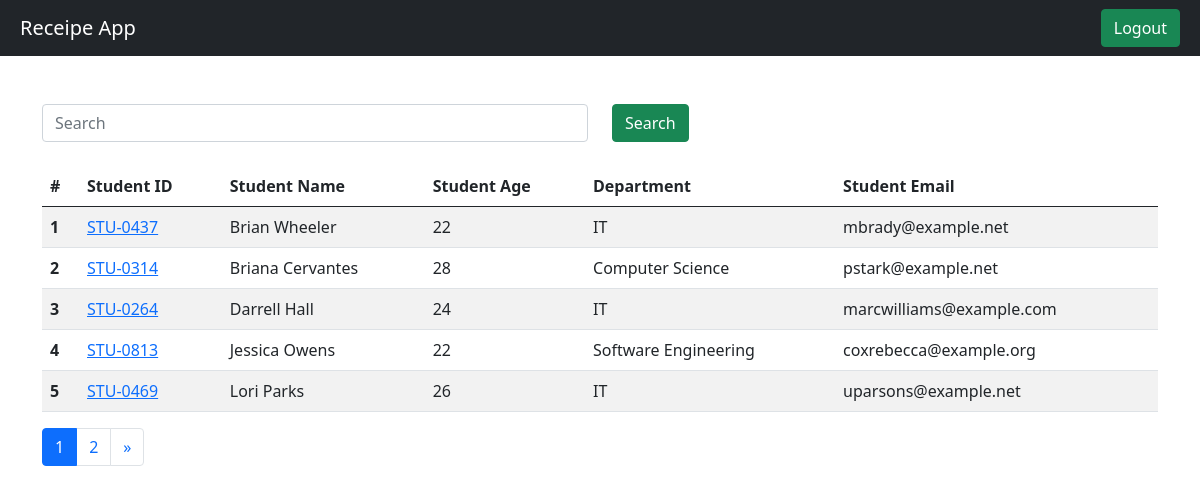
Page /students/ (signed in) on the committed database.
### vege/models.py (models this page shows, shortened)
class Student(models.Model):
    department = models.ForeignKey(Department, related_name="depart", on_delete=models.CASCADE)
    student_id = models.OneToOneField(StudentID, related_name="studentid", on_delete=models.CASCADE)
    student_name = models.CharField(max_length=100)
    student_email = models.EmailField(unique=True)
    student_age = models.IntegerField(default=18)
    student_address = models.TextField()
    class Meta:
        ordering = ['student_name'] # for ordering data in database
        verbose_name = "student" # for table name in database

class StudentID(models.Model):
    student_id = models.CharField(max_length=100)
    def __str__(self) -> str:
        return self.student_id

class Department(models.Model):
    department = models.CharField(max_length=100)
    class Meta:
        ordering = ['department']

### vege/views.py (the view, shortened to what this page needs)
# urls.py: path('students/', get_students, name='getStudent'),
@login_required(login_url = "/login/")
def get_students(request):
    students = Student.objects.all()
    search = ''
    paginator = Paginator(students, 5)
    page_number = request.GET.get("page")
    page_obj = paginator.get_page(page_number)
    return render(request, 'report/students.html', {'students' : page_obj, 'search': search})

### vege/templates/report/students.html (shortened to what this page needs)
{% extends "base.html" %}
{% block start %}
    <div class="container mt-5">
        <form class="mb-4">
            <div class="row">
                <div class="col-md-6">
                    <input type="text" class="form-control" name="search" placeholder="Search" value="{{ search }}">
                </div>
                <div class="col-md-6">
                    <button type="submit" class="btn btn-success">Search</button>
                </div>
            </div>
        </form>
        <table class="table table-striped">
            <thead>
                <tr>
                  <th scope="col">#</th>
                  <th scope="col">Student ID</th>
                  <th scope="col">Student Name</th>
                  <th scope="col">Student Age</th>
                  <th scope="col">Department</th>
                  <th scope="col">Student Email</th>
                </tr>
            </thead>
            <tbody>
                {% if students%}
                    {% for student in students%}
                        <tr>
                            <th scope="row">{{ forloop.counter }}</th>
                            <td>
                                <a href="{% url 'studentMarks' student.student_id %}">
                                    {{ student.student_id }}</td>
                            <td>{{ student.student_name }}</td>
                            <td>{{ student.student_age }}</td>
                            <td>{{ student.department.department }}</td>
                            <td>{{ student.student_email }}</td>
                        </tr>
                    {% endfor%}
                {% else %}
                    <tr>
                        <td colspan="6" class="text-center">No students found</td>
                    </tr>
                {% endif %}
            </tbody>
        </table>
        <nav aria-label="Page navigation example">
            <ul class="pagination">
                {% for page in students.paginator.page_range %}
                    <li class="page-item {% if students.number == page %}active{% endif %}">
                        <a class="page-link" href="?page={{ page }}">{{ page }}</a>
                    </li>
                {% endfor %}
                {% if students.has_next %}
                    <li class="page-item">
                        <a class="page-link" href="?page={{ students.next_page_number }}">
                            <span aria-hidden="true">&raquo;</span>
                        </a>
                    </li>
                {% endif %}
            </ul>
        </nav>
    </div>
{% endblock%}

### home/templates/base.html (shortened to what this page needs)
<!DOCTYPE html>
<html lang="en">
    <head>
        <link href="https://cdn.jsdelivr.net/npm/bootstrap@5.0.2/dist/css/bootstrap.min.css" rel="stylesheet">
    </head>
    <body>
        <nav class="navbar bg-body-tertiary p-2 bg-dark">
            <div class="container-fluid">
                <a class="navbar-brand text-white" href="/receipe/create/">Receipe App</a>
                {% if request.user.is_authenticated %}
                    <a href="/logout/" class="btn btn-success">Logout</a>
                {% else %}
                    <a href="/login/" class="btn btn-success">Login</a>
                {% endif %}
            </div>
        </nav>
        {% block start %}
        {% endblock%}
    </body>
</html>

### rows in the picture
Student: student_id "STU-0437", student_name "Brian Wheeler", student_age "22", department.department "IT", student_email "mbrady@example.net"
Student: student_id "STU-0314", student_name "Briana Cervantes", student_age "28", department.department "Computer Science", student_email "pstark@example.net"
Student: student_id "STU-0264", student_name "Darrell Hall", student_age "24", department.department "IT", student_email "marcwilliams@example.com"
Student: student_id "STU-0813", student_name "Jessica Owens", student_age "22", department.department "Software Engineering", student_email "coxrebecca@example.org"
Student: student_id "STU-0469", student_name "Lori Parks", student_age "26", department.department "IT", student_email "uparsons@example.net"

### other values in the picture
{{ page }} "1" "2"
